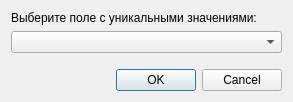
<?xml version="1.0" encoding="UTF-8"?>
<ui version="4.0">
 <class>Dialog</class>
 <widget class="QDialog" name="Dialog">
  <property name="geometry">
   <rect>
    <x>0</x>
    <y>0</y>
    <width>293</width>
    <height>102</height>
   </rect>
  </property>
  <property name="windowTitle">
   <string>Уникальное поле</string>
  </property>
  <layout class="QVBoxLayout" name="verticalLayout">
   <item>
    <widget class="QLabel" name="label">
     <property name="text">
      <string>Выберите поле с уникальными значениями:</string>
     </property>
    </widget>
   </item>
   <item>
    <widget class="QgsFieldComboBox" name="mFieldComboBox">
     <property name="allowEmptyFieldName">
      <bool>true</bool>
     </property>
    </widget>
   </item>
   <item>
    <spacer name="verticalSpacer">
     <property name="orientation">
      <enum>Qt::Vertical</enum>
     </property>
     <property name="sizeHint" stdset="0">
      <size>
       <width>20</width>
       <height>40</height>
      </size>
     </property>
    </spacer>
   </item>
   <item>
    <widget class="QDialogButtonBox" name="buttonBox">
     <property name="orientation">
      <enum>Qt::Horizontal</enum>
     </property>
     <property name="standardButtons">
      <set>QDialogButtonBox::Cancel|QDialogButtonBox::Ok</set>
     </property>
    </widget>
   </item>
  </layout>
 </widget>
 <customwidgets>
  <customwidget>
   <class>QgsFieldComboBox</class>
   <extends>QComboBox</extends>
   <header>qgis.gui</header>
  </customwidget>
 </customwidgets>
 <resources/>
 <connections>
  <connection>
   <sender>buttonBox</sender>
   <signal>accepted()</signal>
   <receiver>Dialog</receiver>
   <slot>accept()</slot>
   <hints>
    <hint type="sourcelabel">
     <x>248</x>
     <y>254</y>
    </hint>
    <hint type="destinationlabel">
     <x>157</x>
     <y>274</y>
    </hint>
   </hints>
  </connection>
  <connection>
   <sender>buttonBox</sender>
   <signal>rejected()</signal>
   <receiver>Dialog</receiver>
   <slot>reject()</slot>
   <hints>
    <hint type="sourcelabel">
     <x>316</x>
     <y>260</y>
    </hint>
    <hint type="destinationlabel">
     <x>286</x>
     <y>274</y>
    </hint>
   </hints>
  </connection>
 </connections>
</ui>
